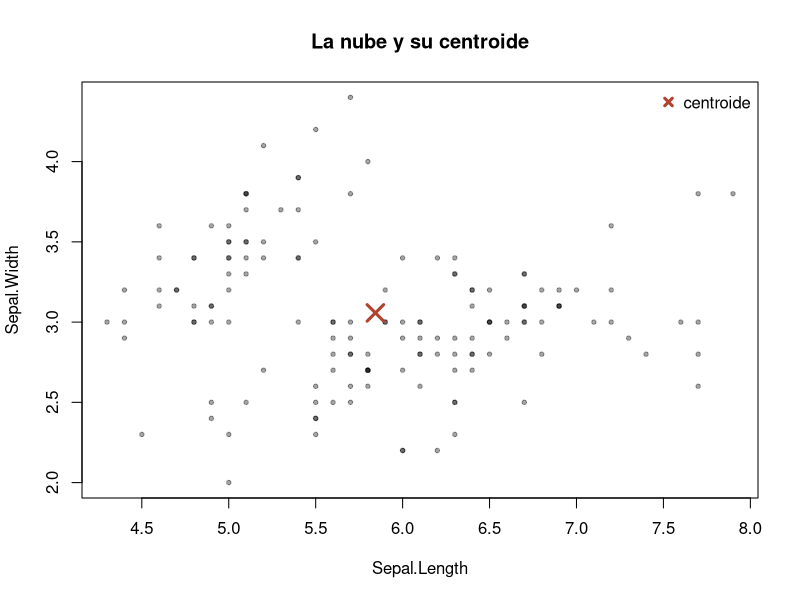
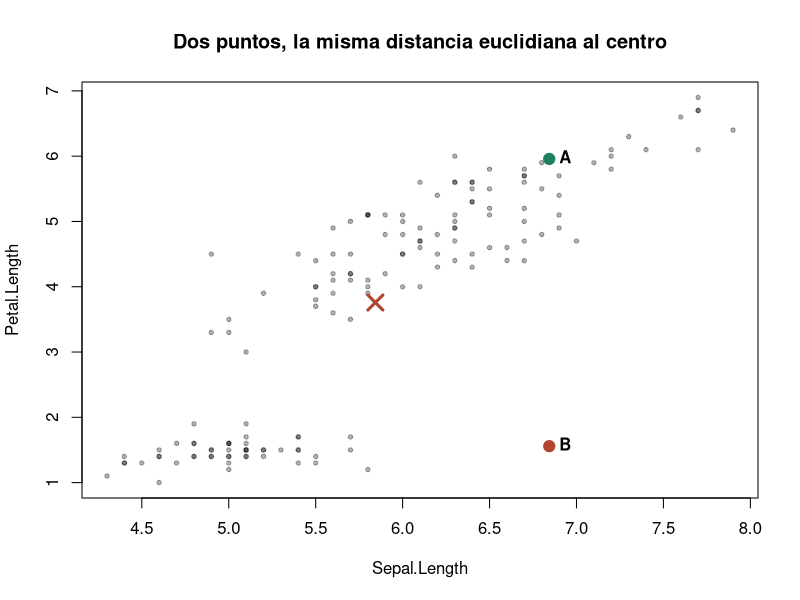

The R script that drew these images, in order:
## ---- chunk 1
knitr::opts_chunk$set(echo = TRUE, comment = "#>", fig.width = 7, fig.height = 5)
## ---- chunk 2
X <- as.matrix(iris[, 1:4])
dim(X)           # n x p
head(X, 3)
## ---- chunk 3
colMeans(X)
## ---- chunk 4
n   <- nrow(X)
uno <- rep(1, n)

media_matricial <- (1/n) * t(X) %*% uno
cbind(colMeans = colMeans(X), matricial = as.vector(media_matricial))
## ---- chunk 5
plot(X[, 1], X[, 2], pch = 19, cex = 0.6, col = rgb(0, 0, 0, 0.35),
     xlab = "Sepal.Length", ylab = "Sepal.Width",
     main = "La nube y su centroide")
points(mean(X[, 1]), mean(X[, 2]), pch = 4, cex = 2.2, lwd = 3, col = "#B0442F")
legend("topright", "centroide", pch = 4, col = "#B0442F", pt.lwd = 3, bty = "n")
## ---- chunk 6
suma_cuad <- function(a) sum(rowSums(sweep(X, 2, a)^2))

centro <- colMeans(X)
c(en_el_centroide = suma_cuad(centro),
  corrido_0.2     = suma_cuad(centro + 0.2),
  corrido_menos   = suma_cuad(centro - 0.2))
## ---- chunk 7
centro <- colMeans(X)

# ¿que tan lejos esta la flor mas parecida al centroide?
d <- sqrt(rowSums(sweep(X, 2, centro)^2))
round(rbind(centroide = centro, flor_mas_cercana = X[which.min(d), ]), 2)
## ---- chunk 8
medias_grupo <- aggregate(. ~ Species, data = iris, FUN = mean)
medias_grupo
## ---- chunk 9
Xc <- X
Xc[1, 1] <- 500          # un error de digitacion: 5.1 -> 500

rbind(original  = colMeans(X),
      con_error = colMeans(Xc))
## ---- chunk 10
mediana_marginal <- apply(X, 2, median)
media_recortada  <- apply(X, 2, mean, trim = 0.10)   # bota el 10% de cada cola

round(rbind(media    = colMeans(Xc),
            recortada = apply(Xc, 2, mean, trim = 0.10),
            mediana  = apply(Xc, 2, median)), 2)
## ---- chunk 11
Y <- as.matrix(iris[, c(1, 3)])          # Sepal.Length y Petal.Length
cen <- colMeans(Y)

plot(Y, pch = 19, cex = 0.6, col = rgb(0, 0, 0, 0.3),
     xlab = "Sepal.Length", ylab = "Petal.Length",
     main = "Dos puntos, la misma distancia euclidiana al centro")
points(cen[1], cen[2], pch = 4, cex = 2, lwd = 3, col = "#B0442F")

a <- cen + c(1.0, 2.2)      # en la direccion de la nube
b <- cen + c(1.0, -2.2)     # en contra de la nube
points(rbind(a, b), pch = 19, cex = 1.5, col = c("#1E7F63", "#B0442F"))
text(rbind(a, b), c("A", "B"), pos = 4, font = 2)

round(c(dist_A = sqrt(sum((a - cen)^2)), dist_B = sqrt(sum((b - cen)^2))), 3)
## ---- chunk 12
S <- cov(Y)
round(c(mahal_A = sqrt(mahalanobis(t(a), cen, S)),
        mahal_B = sqrt(mahalanobis(t(b), cen, S))), 3)
